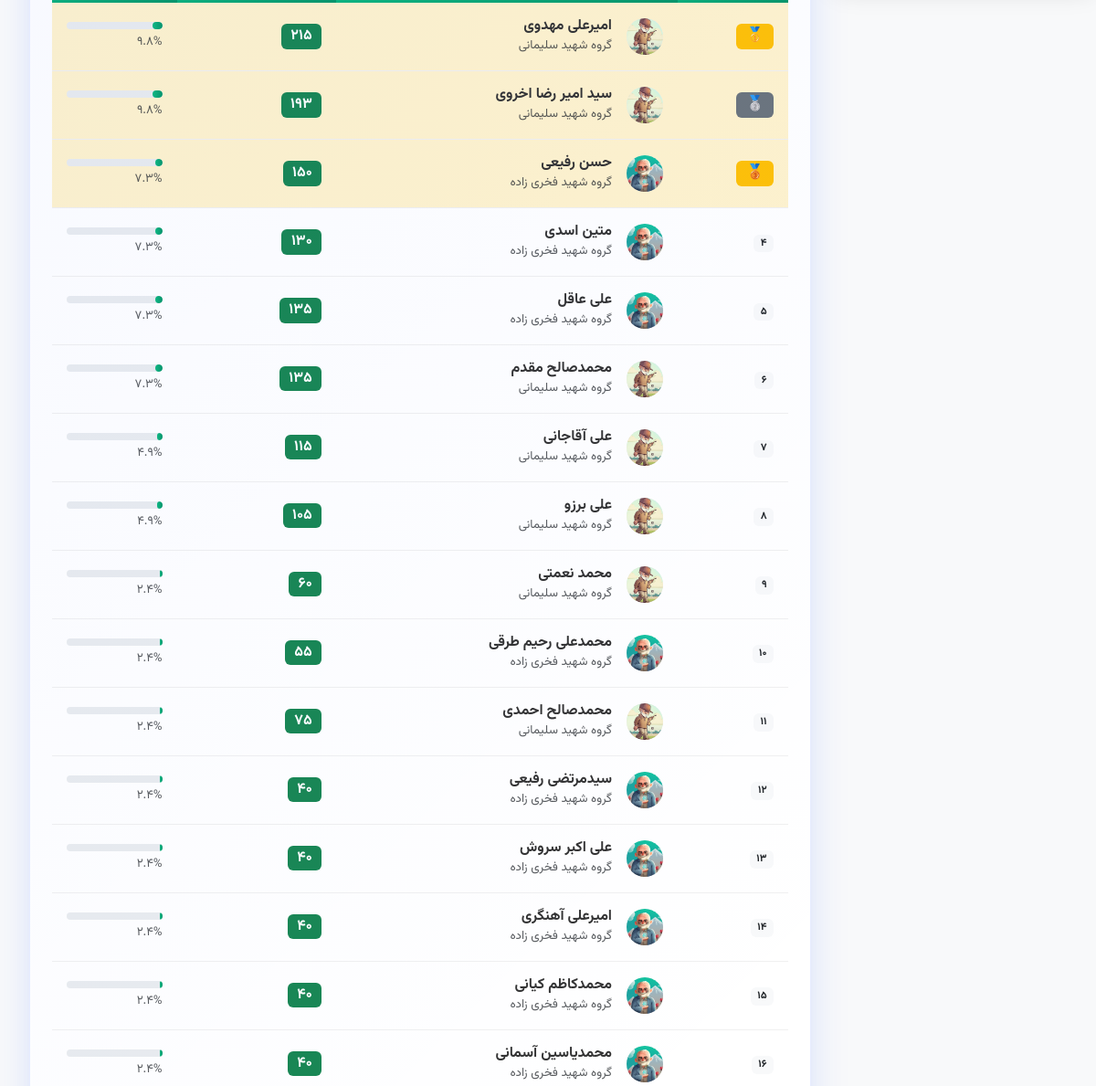
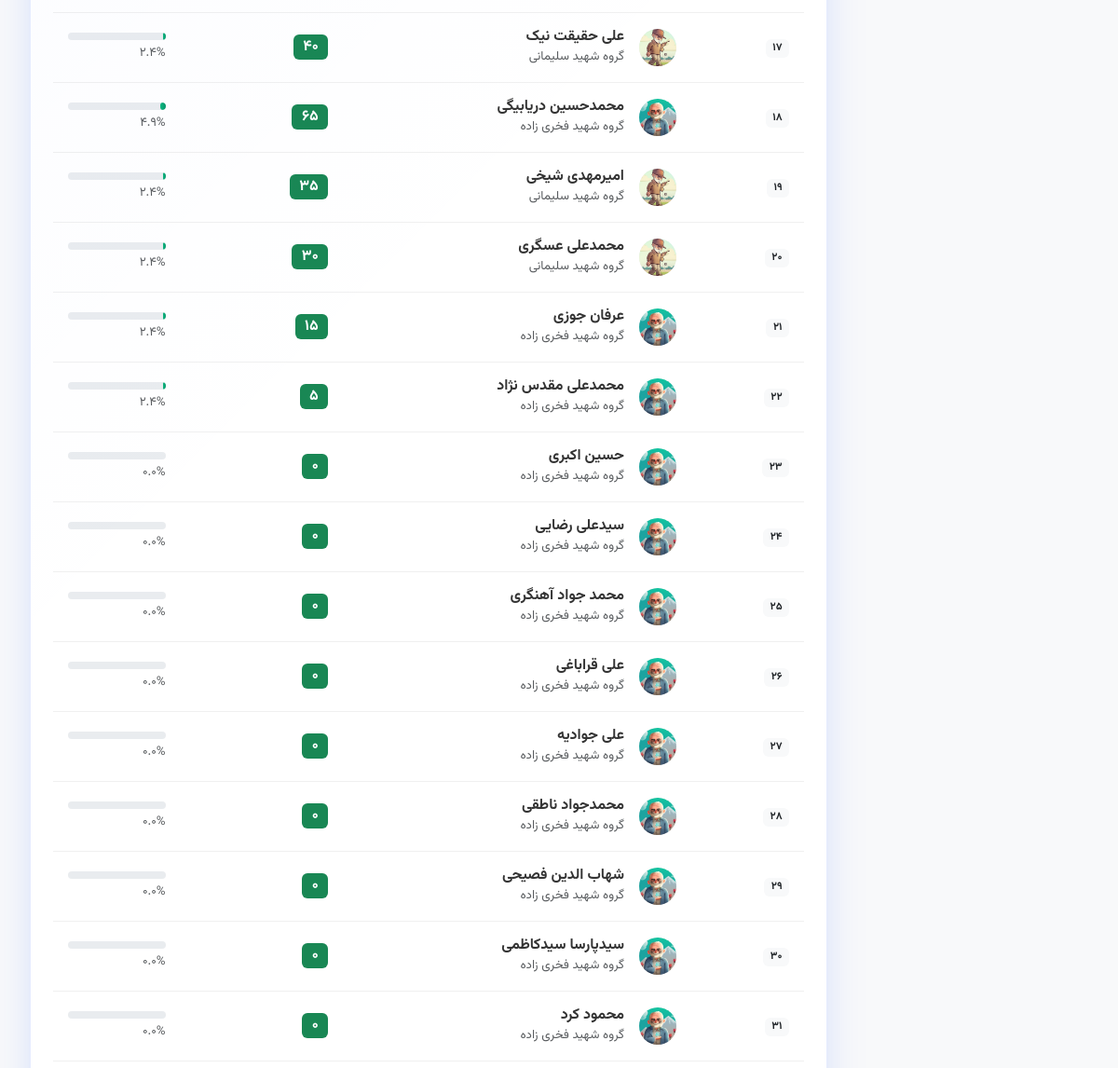
The page /stage/4/rankings/ (middle part) on the database as committed earlier (2 pictures, top to bottom).
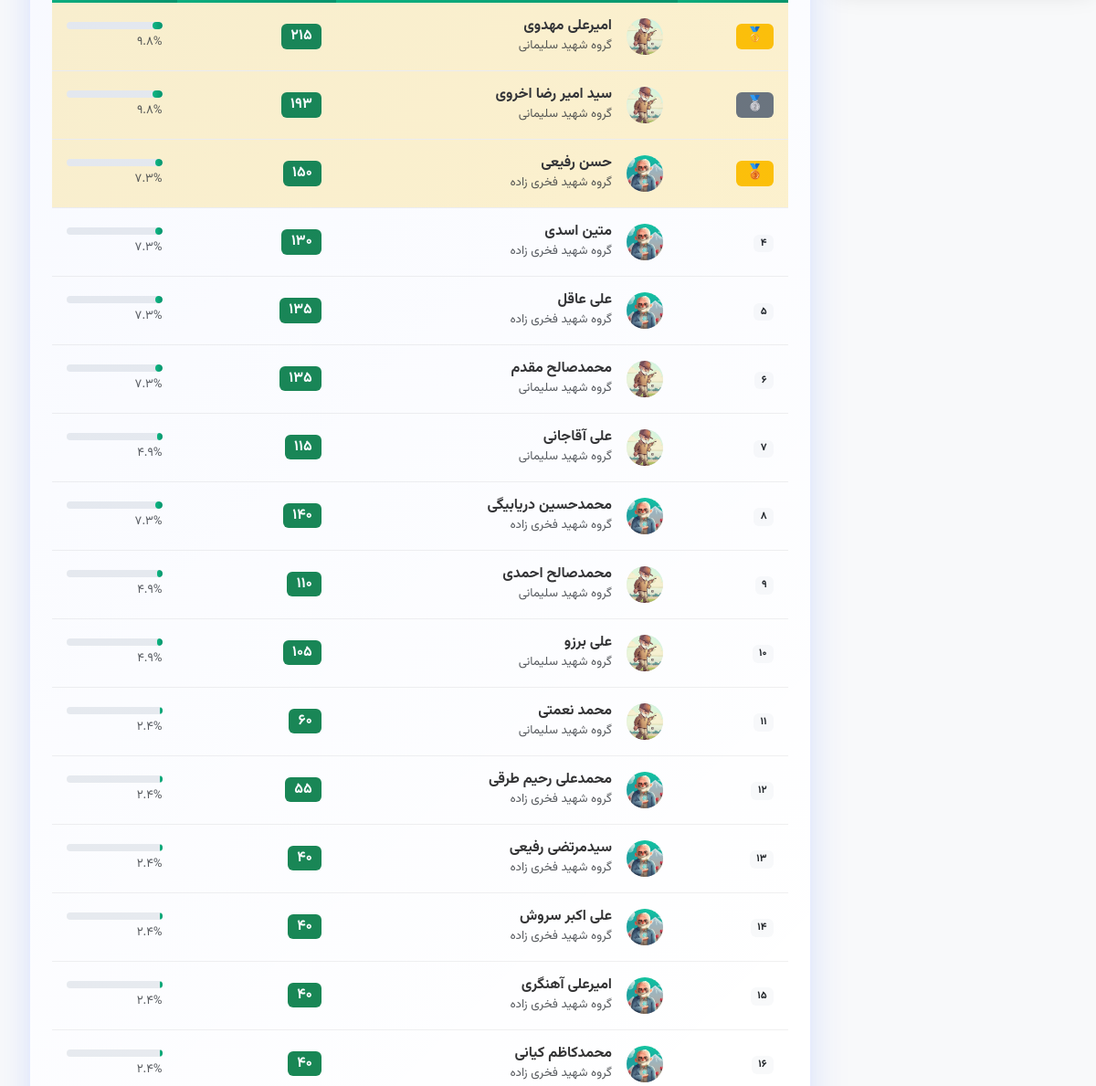
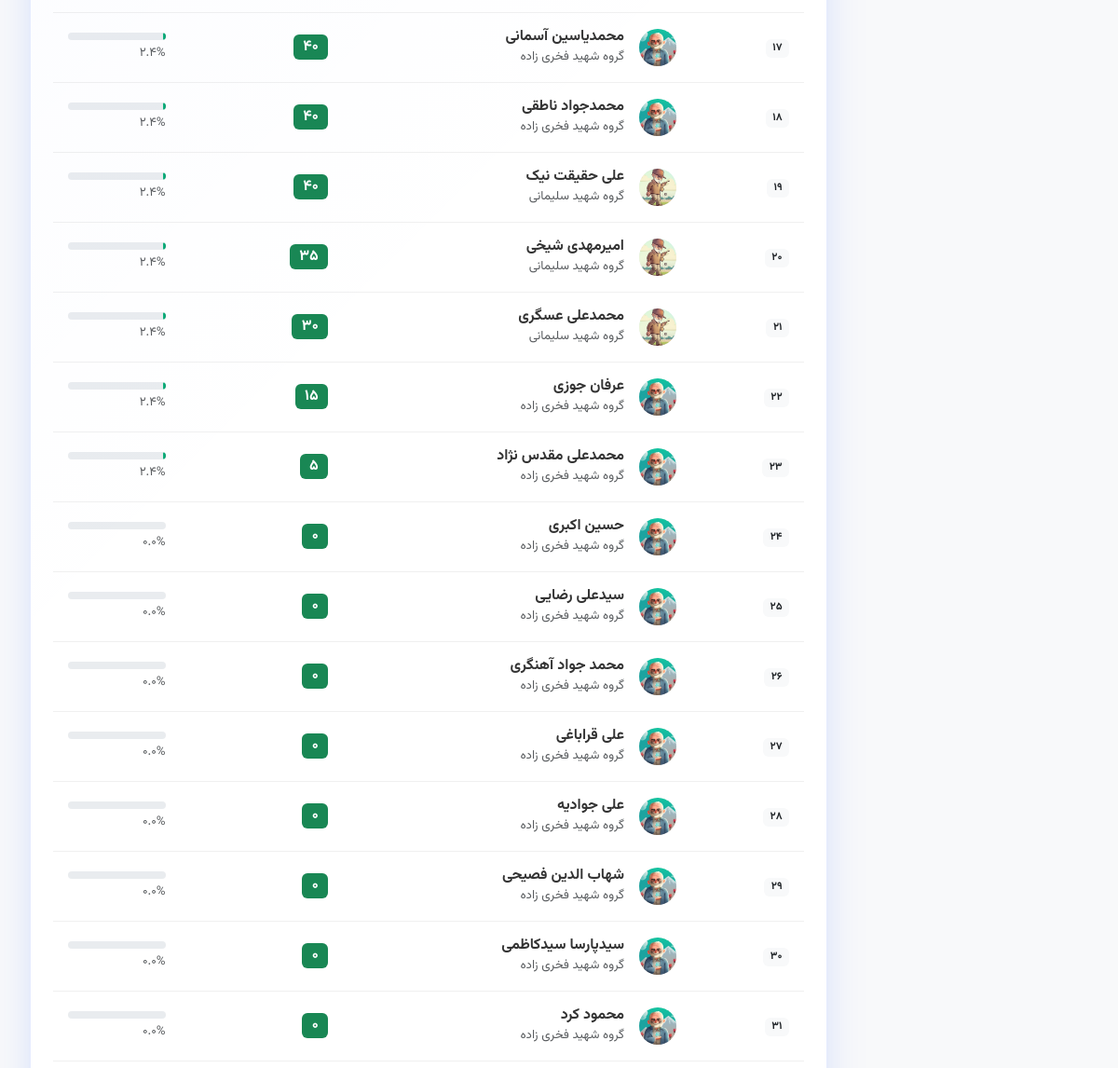
The same page on the database as committed later (2 pictures, top to bottom).
### books/models.py (models this page shows, shortened)
class Member(models.Model):
    GROUP_CHOICES = [
        ('soleimani', 'گروه شهید سلیمانی'),
        ('fakhrizadeh', 'گروه شهید فخری زاده'),
    ]
    user = models.OneToOneField(User, on_delete=models.CASCADE, null=True, blank=True, verbose_name="کاربر")
    first_name = models.CharField(max_length=100, verbose_name="نام", null=True, blank=True)
    last_name = models.CharField(max_length=100, verbose_name="نام خانوادگی", null=True, blank=True)
    group = models.CharField(max_length=20, choices=GROUP_CHOICES, default='fakhrizadeh', verbose_name="گروه")
    profile_image = models.ImageField(upload_to='members/profiles/', blank=True, null=True, verbose_name="تصویر پروفایل")
    current_stage = models.ForeignKey(Stage, on_delete=models.SET_NULL, null=True, blank=True, verbose_name="مرحله فعلی")
    total_score = models.IntegerField(default=0, verbose_name="امتیاز کل")
    is_active = models.BooleanField(default=True, verbose_name="فعال")
    created_at = models.DateTimeField(auto_now_add=True)
    updated_at = models.DateTimeField(auto_now=True)
    class Meta:
        verbose_name = "عضو"
        verbose_name_plural = "اعضا"
        ordering = ['-total_score', 'first_name']
    @property
    def full_name(self):
        if self.user:
            return f"{self.user.first_name} {self.user.last_name}" if self.user.first_name else self.user.username
        return f"{self.first_name} {self.last_name}"
    def get_completed_books_count(self):
        if self.current_stage:
            return BookAssignment.objects.filter(
                member=self,
                book__stage=self.current_stage,
                is_completed=True
            ).count()
        return 0
    def get_total_books_in_stage(self):
        if self.current_stage:
            return Book.objects.filter(stage=self.current_stage).count()
        return 0
    def get_stage_progress_percentage(self):
        total = self.get_total_books_in_stage()
        if total > 0:
            completed = self.get_completed_books_count()
            return round((completed / total) * 100, 1)
        return 0

class Stage(models.Model):
    period = models.ForeignKey(ReadingPeriod, on_delete=models.CASCADE, verbose_name="دوره")
    stage_number = models.IntegerField(verbose_name="شماره مرحله")
    name = models.CharField(max_length=100, verbose_name="نام مرحله")
    description = models.TextField(verbose_name="توضیحات")
    image = models.ImageField(upload_to='stages/images/', blank=True, null=True, verbose_name="تصویر مرحله")
    order = models.IntegerField(verbose_name="ترتیب")
    created_at = models.DateTimeField(auto_now_add=True)
    class Meta:
        verbose_name = "مرحله"
        verbose_name_plural = "مراحل"
        unique_together = ['period', 'stage_number']
        ordering = ['order', 'stage_number']

### books/views.py (the view)
# urls.py: path('stage/<int:stage_id>/rankings/', views.stage_rankings, name='stage_rankings'),
def stage_rankings(request, stage_id):
    stage = get_object_or_404(Stage, id=stage_id)
    rankings = Member.objects.filter(
        current_stage=stage,
        is_active=True
    ).annotate(
        reading_score_sum=Sum('bookassignment__reading_score_earned'),
        quiz_score_sum=Sum('bookassignment__quiz_score_earned')
    ).order_by('-total_score')
    for member in rankings:
        reading = member.reading_score_sum or 0
        quiz = member.quiz_score_sum or 0
        member.stage_score = reading + quiz
    context = {
        'stage': stage,
        'rankings': rankings,
    }
    return render(request, 'books/stage_rankings_modern.html', context)

### books/context_processors.py (called while the page is built, shortened)
def notifications(request):
    if not request.user.is_authenticated:
        return {
            'header_notifications': [],
            'header_unread_notifications': 0,
        }

### books/templatetags/jalali_tags.py (called while the page is built)
@register.filter(name='to_persian_number')
def to_persian_number(value):
    if value is None:
        return ''
    persian_digits = '۰۱۲۳۴۵۶۷۸۹'
    english_digits = '0123456789'
    value_str = str(value)
    for i, digit in enumerate(english_digits):
        value_str = value_str.replace(digit, persian_digits[i])
    return value_str

### templates/books/stage_rankings_modern.html (shortened to what the changed rows need)
{% extends 'base_modern.html' %}
{% load static %}
{% load jalali_tags %}
{% block content %}
<div class="container-fluid">
    <div class="row">
        <div class="col-12">
            <div class="modern-card">
                {% if rankings %}
                    <div class="table-responsive">
                        <table class="table table-rankings">
                            <tbody>
                                {% for member in rankings %}
                                    <tr class="{% if forloop.counter <= 3 %}table-warning{% endif %}">
                                        <td>
                                            {% if forloop.counter == 1 %}
                                                <span class="badge bg-warning text-dark fs-6 fw-bold">🥇</span>
                                            {% elif forloop.counter == 2 %}
                                                <span class="badge bg-secondary fs-6 fw-bold">🥈</span>
                                            {% elif forloop.counter == 3 %}
                                                <span class="badge bg-warning text-dark fs-6 fw-bold">🥉</span>
                                            {% else %}
                                                <span class="badge bg-light text-dark fw-bold">{{ forloop.counter|to_persian_number }}</span>
                                            {% endif %}
                                        </td>
                                        <td>
                                            <div class="d-flex align-items-center">
                                                <div class="rounded-circle d-flex align-items-center justify-content-center me-3 flex-shrink-0" style="width: 40px; height: 40px; min-width: 40px; overflow: hidden; background: #f0f0f0;">
                                                    {% if member.profile_image %}
                                                        <img src="{{ member.profile_image.url }}" alt="{{ member.full_name }}" style="width: 100%; height: 100%; object-fit: cover;">
                                                    {% else %}
                                                        <i class="fas fa-user text-primary"></i>
                                                    {% endif %}
                                                </div>
                                                <div>
                                                    <h6 class="mb-0 fw-bold">{{ member.full_name }}</h6>
                                                    <small class="text-muted">{{ member.get_group_display }}</small>
                                                </div>
                                            </div>
                                        </td>
                                        <td>
                                            <div>
                                                <span class="badge bg-success fs-6 fw-bold">{{ member.stage_score|default:0|to_persian_number }}</span>
                                            </div>
                                        </td>
                                        <td class="d-none d-md-table-cell">
                                            <div class="progress-modern" style="height: 8px;">
                                                <div class="progress-bar-modern" style="width: {{ member.get_stage_progress_percentage }}%"></div>
                                            </div>
                                            <small class="text-muted mt-1 d-block">{{ member.get_stage_progress_percentage|to_persian_number }}%</small>
                                        </td>
                                    </tr>
                                {% endfor %}
                            </tbody>
                        </table>
                    </div>
                {% else %}
                    <div class="text-center py-5">
                        <i class="fas fa-users text-muted" style="font-size: 4rem;"></i>
                        <h4 class="mt-3 text-muted">هیچ عضوی در این مرحله وجود ندارد</h4>
                    </div>
                {% endif %}
            </div>
        </div>
    </div>
</div>
{% endblock %}

Rows that differ between the two databases and show on the page:
changed Member "محمدحسین دریابیگی": stage_score|to_persian_number "۶۵" → "۱۴۰"; {{ member.get_stage_progress_percentage }} 4.9 → 7.3 (drawn); get_stage_progress_percentage|to_persian_number "۴.۹" → "۷.۳"; moves up the list
changed Member "محمدصالح احمدی": stage_score|to_persian_number "۷۵" → "۱۱۰"; {{ member.get_stage_progress_percentage }} 2.4 → 4.9 (drawn); get_stage_progress_percentage|to_persian_number "۲.۴" → "۴.۹"; moves up the list
changed Member "محمدجواد ناطقی": stage_score|to_persian_number "۰" → "۴۰"; get_stage_progress_percentage|to_persian_number "۰.۰" → "۲.۴"; moves up the list
